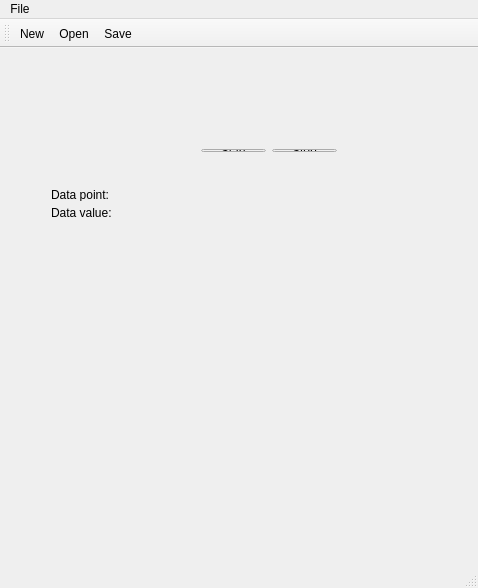
<?xml version="1.0" encoding="UTF-8"?>
<ui version="4.0">
 <class>MainWindow</class>
 <widget class="QMainWindow" name="MainWindow">
  <property name="geometry">
   <rect>
    <x>0</x>
    <y>0</y>
    <width>478</width>
    <height>588</height>
   </rect>
  </property>
  <property name="windowTitle">
   <string>MainWindow</string>
  </property>
  <widget class="QWidget" name="centralWidget">
   <widget class="QWidget" name="layoutWidget">
    <property name="geometry">
     <rect>
      <x>40</x>
      <y>40</y>
      <width>311</width>
      <height>22</height>
     </rect>
    </property>
    <layout class="QHBoxLayout" name="horizontalLayout">
     <item>
      <widget class="QLabel" name="channelLabel">
       <property name="text">
        <string>Channels: </string>
       </property>
      </widget>
     </item>
     <item>
      <widget class="QSlider" name="horizontalSlider">
       <property name="orientation">
        <enum>Qt::Horizontal</enum>
       </property>
      </widget>
     </item>
     <item>
      <widget class="QSpinBox" name="spinBox"/>
     </item>
    </layout>
   </widget>
   <widget class="QWidget" name="layoutWidget">
    <property name="geometry">
     <rect>
      <x>190</x>
      <y>90</y>
      <width>158</width>
      <height>25</height>
     </rect>
    </property>
    <layout class="QHBoxLayout" name="horizontalLayout_2">
     <item>
      <widget class="QPushButton" name="startButton">
       <property name="text">
        <string>Start</string>
       </property>
      </widget>
     </item>
     <item>
      <widget class="QPushButton" name="stopButton">
       <property name="text">
        <string>Stop</string>
       </property>
      </widget>
     </item>
    </layout>
   </widget>
   <widget class="QWidget" name="layoutWidget">
    <property name="geometry">
     <rect>
      <x>40</x>
      <y>130</y>
      <width>131</width>
      <height>51</height>
     </rect>
    </property>
    <layout class="QVBoxLayout" name="verticalLayout">
     <item>
      <widget class="QLabel" name="dataPointLabel">
       <property name="text">
        <string>Data point: </string>
       </property>
      </widget>
     </item>
     <item>
      <widget class="QLabel" name="dataValueLabel">
       <property name="text">
        <string>Data value: </string>
       </property>
      </widget>
     </item>
    </layout>
   </widget>
   <widget class="QwtPlot" name="qwtPlot">
    <property name="geometry">
     <rect>
      <x>20</x>
      <y>220</y>
      <width>400</width>
      <height>200</height>
     </rect>
    </property>
   </widget>
  </widget>
  <widget class="QMenuBar" name="menuBar">
   <property name="geometry">
    <rect>
     <x>0</x>
     <y>0</y>
     <width>478</width>
     <height>21</height>
    </rect>
   </property>
   <widget class="QMenu" name="menuFile">
    <property name="title">
     <string>File</string>
    </property>
    <addaction name="actionNew"/>
    <addaction name="actionOpen"/>
    <addaction name="actionSave"/>
   </widget>
   <addaction name="menuFile"/>
  </widget>
  <widget class="QToolBar" name="mainToolBar">
   <attribute name="toolBarArea">
    <enum>TopToolBarArea</enum>
   </attribute>
   <attribute name="toolBarBreak">
    <bool>false</bool>
   </attribute>
   <addaction name="actionNew"/>
   <addaction name="actionOpen"/>
   <addaction name="actionSave"/>
  </widget>
  <widget class="QStatusBar" name="statusBar"/>
  <action name="actionSave">
   <property name="icon">
    <iconset resource="Resources.qrc">
     <normaloff>:/Images/save.png</normaloff>:/Images/save.png</iconset>
   </property>
   <property name="text">
    <string>Save</string>
   </property>
  </action>
  <action name="actionNew">
   <property name="icon">
    <iconset resource="Resources.qrc">
     <normaloff>:/Images/new.png</normaloff>:/Images/new.png</iconset>
   </property>
   <property name="text">
    <string>New</string>
   </property>
  </action>
  <action name="actionOpen">
   <property name="icon">
    <iconset resource="Resources.qrc">
     <normaloff>:/Images/open.png</normaloff>:/Images/open.png</iconset>
   </property>
   <property name="text">
    <string>Open</string>
   </property>
  </action>
 </widget>
 <layoutdefault spacing="6" margin="11"/>
 <customwidgets>
  <customwidget>
   <class>QwtPlot</class>
   <extends>QFrame</extends>
   <header>qwt_plot.h</header>
  </customwidget>
 </customwidgets>
 <resources>
  <include location="Resources.qrc"/>
 </resources>
 <connections/>
</ui>
